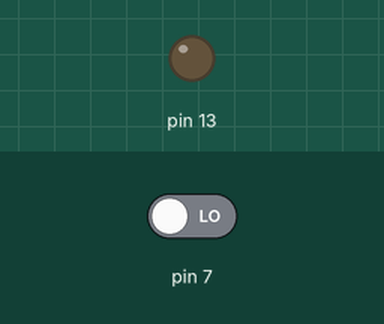
Simulated run of this sketch. Board: Arduino Uno, built with avr-gcc and run on an emulated ATmega328P. Shown: output pins drawn as LEDs (lit = HIGH). The test bench sets the inputs (shaded band); at power-on: pin 7 LOW.

Above: at 1.2 s.
1.3 s: pin 7 driven HIGH
At 1.7 s:
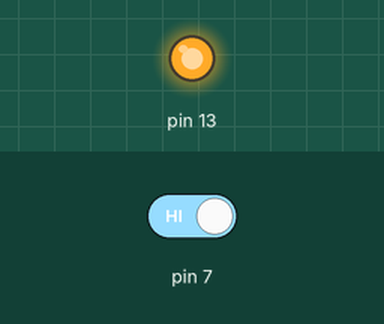
2.8 s: pin 7 driven LOW
At 4.1 s:
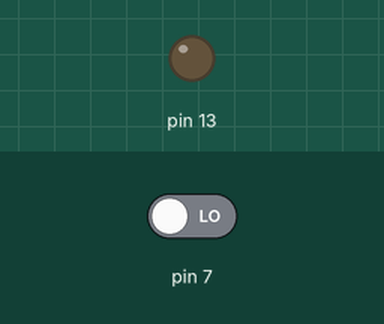
Timing chart, 0 to 5.8 s (numbered marks = the images above; inputs shaded):
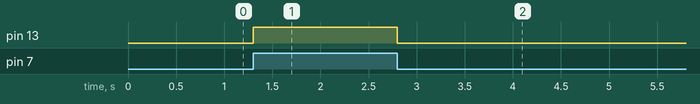

The sketch:

_2_7.ino
```cpp
int button=0;
void setup() {
  // put your setup code here, to run once:

pinMode(13,OUTPUT);
pinMode(7,INPUT);
}

void loop() {
  // put your main code here, to run repeatedly:
  button = digitalRead(7);
  if (button == HIGH){
  digitalWrite(13,HIGH);
  }
  else{
    digitalWrite(13,LOW);
  }
}
```

Measured:
- after the input at 1.3 s, pin 13: LOW → HIGH at once
- after the input at 2.8 s, pin 13: HIGH → LOW at once
